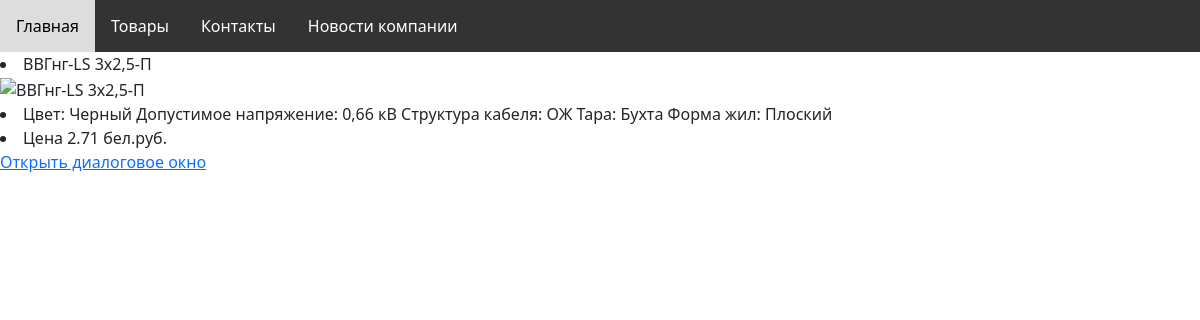
Screenshot of /store/detail_product/3/ with the database file from the repository.
### app_store/models.py (models this page shows, shortened)
class Product(models.Model):
    name = models.CharField(max_length=255)
    slug = models.SlugField(unique=True)
    description = models.TextField(blank=True)
    category = models.ForeignKey(Category, related_name='products', on_delete=models.CASCADE)
    price = models.DecimalField(max_digits=10, decimal_places=2)
    image = models.ImageField(upload_to='products/%Y/%m/%d', blank=True)

### app_store/views.py (the view)
# urls.py: path('detail_product/<str:slug>/', DetailProductListView.as_view(), name='detail_product_list'),
class DetailProductListView(ListAPIView):
    queryset = Product.objects.all()
    serializer_class = ProductSerializer
    template_name ='product_detail.html'
    permission_classes = (AllowAny, )
    def get(self, request, slug):
        product = self.get_queryset().get(slug=slug)
        serializer = self.get_serializer(product)
        context = {'product': serializer.data}
        return render(request, self.template_name, context)

### app_store/templates/product_detail.html (shortened to what this page needs)
{% load static %}
<!DOCTYPE html>
<html lang="en">
  <head>
      <link rel="stylesheet" type="text/css" href="{% static 'style.css' %}">
    <link href="https://cdn.jsdelivr.net/npm/bootstrap@5.3.0-alpha3/dist/css/bootstrap.min.css" rel="stylesheet">
  </head>
  <body>
    <nav>
        <a href="{% url 'main' %}">Главная</a>
        <a href="{% url 'category' %}">Товары</a>
        <a href="{% url 'contact_list' %}">Контакты</a>
        <a href="{% url 'news_compani' %}">Новости компании</a>
    </nav>
</body>
<head>
	<link rel="stylesheet" href="https://code.jquery.com/ui/1.12.1/themes/base/jquery-ui.css">
</head>
<body>
    <div class="product">
        <li>{{ product.name }}</li>
        <img src="{{ product.image }}" alt="{{ product.name }}">
        <li>{{ product.description }}</li>
        <li>Цена {{ product.price }} бел.руб.</li>
   </div>
  <a href="{% url 'chatbot' %}">Открыть диалоговое окно</a>

### app_store/static/style.css (style rules this page uses)
nav { background-color: #333; overflow: hidden; }
nav a { float: left; display: block; color: white; text-align: center; padding: 14px 16px; text-decoration: none; }

### rows the page displays
Product: name "ВВГнг-LS 3х2,5-П", description "Цвет: Черный Допустимое напряжение: 0,66 кВ Структура кабеля: ОЖ Тара: Бухта Форма жил: Плоский"

### other values shown
{{ product.price }} "2.71"
